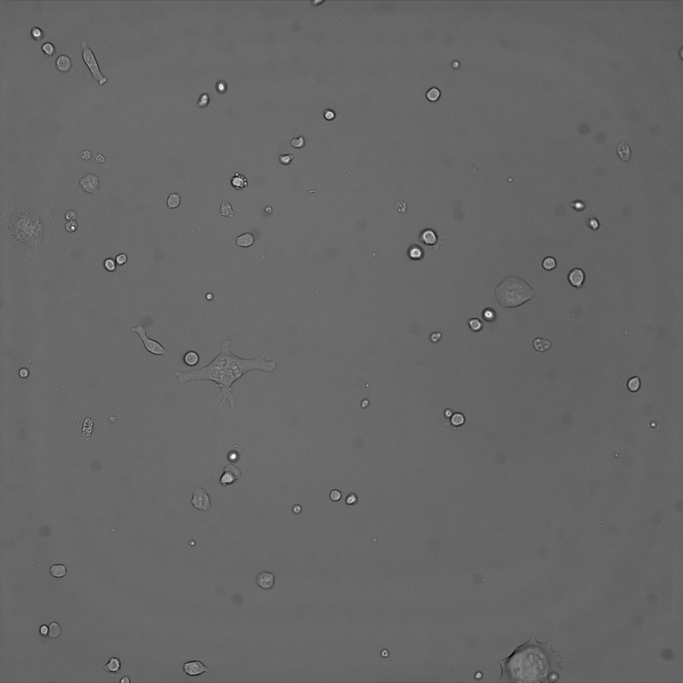
#> input picture aiSEGcell_supplement/aiSEGcell_sourcedata_scripts_software/sourcedata_analysis_scripts/fig3/e/images/210824YZ12_p0004_t00001_z001.png, 2048 x 2048 px (shown at 1/3 size); its folder holds 3 pictures in this run
$ python fig3e.py
#> lines starting #> are read from the running program, lines starting #| are printed output that depends on the picture; after the words box and inside, x2 and y2 are one past the last pixel; in counts of white or black regions, pixels touching at a corner belong together; pictures that were not available may be replaced by others from this repository, and a replacement may not be noted
import glob
import os

from skimage import io, exposure

# define output directory
path_out = '../../output/fig3/e/'
for subdir in ['bf', 'flu', 'gt', 'pred', 'pred_retrained']:
    os.makedirs(os.path.join(path_out, subdir), exist_ok=True)
    os.makedirs(os.path.join(path_out, 'zoomin', subdir), exist_ok=True)

# collect all images
bf_paths  = glob.glob('./images/*.png')
flu_paths  = glob.glob('./nuc/*.png')
gt_paths  = glob.glob('./gt/*.png')
pred_paths  = glob.glob('./pred/*.png')
pred_retrained_paths  = glob.glob('./pred_retrained/*.png')

# sort paths
bf_paths.sort()
flu_paths.sort()
gt_paths.sort()
pred_paths.sort()
pred_retrained_paths.sort()

# assign crop bounding boxes per image
crops = {
        '210824YZ12_p0004_t00001_z001.png': [435, 156, 1287, 1008], #y_top, x_left, y_bottom, x_right, #852x852
        '210824YZ12_p0014_t00001_z001.png': [624, 401, 1476, 1253],
        '210824YZ12_p0027_t00001_z001.png': [468, 657, 1320, 1509],
        }

# load and crop images and collect min and max intensities
bp_wp_bf = {
        '210824YZ12_p0004_t00001_z001.png': [55, 138],
        '210824YZ12_p0014_t00001_z001.png': [75, 133],
        '210824YZ12_p0027_t00001_z001.png': [49, 135],
        }
bp_wp_flu = {
        '210824YZ12_p0004_t00001_z001.png': [10, 23],
        '210824YZ12_p0014_t00001_z001.png': [0, 143],
        '210824YZ12_p0027_t00001_z001.png': [10, 81],
        }
zoom_ins = {
        '210824YZ12_p0004_t00001_z001.png': [370, 510, 670, 810], #x_left, y_top, x_right, y_bottom, 300x300
        '210824YZ12_p0014_t00001_z001.png': [99, 472, 399, 772],
        '210824YZ12_p0027_t00001_z001.png': [249, 528, 549, 828],
        }

for bf_path, flu_path, gt_path, pred_path, pred_retrained_path in zip(bf_paths, flu_paths, gt_paths, pred_paths, pred_retrained_paths):
    bf = io.imread(bf_path)
#> bf is the input picture: shape (2048, 2048); min 0, max 255, mean 103.5
    flu = io.imread(flu_path)
    gt = io.imread(gt_path)
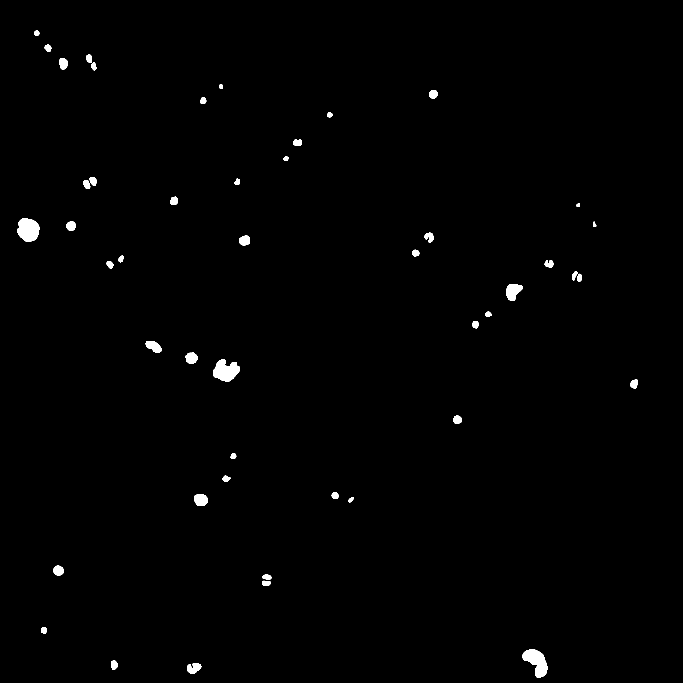
#> input picture aiSEGcell_supplement/aiSEGcell_sourcedata_scripts_software/sourcedata_analysis_scripts/fig3/e/gt/210824YZ12_p0004_t00001_z001.png, 2048 x 2048 px (shown at 1/3 size)
#> gt: shape (2048, 2048); 0.72% white; 47 white regions, largest, box (x1, y1, x2, y2) and area: (51, 655, 118, 726) 3606, (1567, 1948, 1642, 2032) 3599, (639, 1078, 719, 1145) 3520
    pred = io.imread(pred_path)
    pred_retrained = io.imread(pred_retrained_path)

    # crop images
    bf = bf[crops[os.path.basename(bf_path)][0]:crops[os.path.basename(bf_path)][2],
            crops[os.path.basename(bf_path)][1]:crops[os.path.basename(bf_path)][3]]
#> bf: shape (852, 852)
    flu = flu[crops[os.path.basename(flu_path)][0]:crops[os.path.basename(flu_path)][2],
              crops[os.path.basename(flu_path)][1]:crops[os.path.basename(flu_path)][3]]
    gt = gt[crops[os.path.basename(gt_path)][0]:crops[os.path.basename(gt_path)][2],
            crops[os.path.basename(gt_path)][1]:crops[os.path.basename(gt_path)][3]]
#> gt: shape (852, 852); 1.3% white; 13 white regions, largest, box (x1, y1, x2, y2) and area: (483, 643, 563, 710) 3520, (281, 588, 329, 623) 1074, (400, 622, 438, 657) 946
    pred = pred[crops[os.path.basename(pred_path)][0]:crops[os.path.basename(pred_path)][2],
                crops[os.path.basename(pred_path)][1]:crops[os.path.basename(pred_path)][3]]
    pred_retrained = pred_retrained[crops[os.path.basename(pred_retrained_path)][0]:crops[os.path.basename(pred_retrained_path)][2],
                crops[os.path.basename(pred_retrained_path)][1]:crops[os.path.basename(pred_retrained_path)][3]]

    # adjust min/max intensities
    img_name = os.path.basename(bf_path)
    bf = exposure.rescale_intensity(bf, in_range=(bp_wp_bf[img_name][0], bp_wp_bf[img_name][1]), out_range=(0, 255))
    flu = exposure.rescale_intensity(flu, in_range=(bp_wp_flu[img_name][0], bp_wp_flu[img_name][1]), out_range=(0, 255))

    # generate zoom in crops
    bf_zoom = bf[zoom_ins[img_name][1]:zoom_ins[img_name][3],zoom_ins[img_name][0]:zoom_ins[img_name][2]]
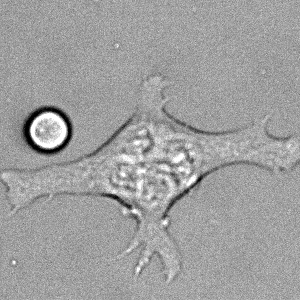
#> bf_zoom: shape (300, 300) float64; min 0, max 255, mean 159.7
    flu_zoom = flu[zoom_ins[img_name][1]:zoom_ins[img_name][3],zoom_ins[img_name][0]:zoom_ins[img_name][2]]
#> flu_zoom: shape (300, 300) float64; every value is 255
    gt_zoom = gt[zoom_ins[img_name][1]:zoom_ins[img_name][3],zoom_ins[img_name][0]:zoom_ins[img_name][2]]
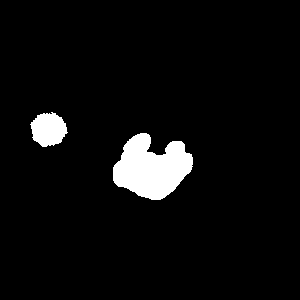
#> gt_zoom: shape (300, 300); 5% white; 2 white regions, box (x1, y1, x2, y2) and area: (113, 133, 193, 200) 3520, (30, 112, 68, 147) 946
    pred_zoom = pred[zoom_ins[img_name][1]:zoom_ins[img_name][3],zoom_ins[img_name][0]:zoom_ins[img_name][2]]
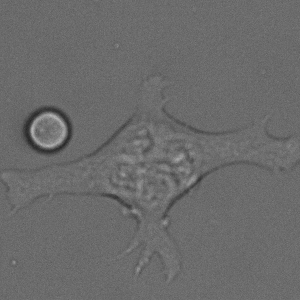
#> pred_zoom: shape (300, 300); min 37, max 182, mean 107.1
    pred_retrained_zoom = pred_retrained[zoom_ins[img_name][1]:zoom_ins[img_name][3],zoom_ins[img_name][0]:zoom_ins[img_name][2]]

    # save zoom in crops
    io.imsave(os.path.join(path_out, 'zoomin', 'bf', img_name), bf_zoom.astype('uint8'))
    io.imsave(os.path.join(path_out, 'zoomin', 'flu', img_name), flu_zoom.astype('uint8'))
    io.imsave(os.path.join(path_out, 'zoomin', 'gt', img_name), gt_zoom.astype('uint8'))
    io.imsave(os.path.join(path_out, 'zoomin', 'pred', img_name), pred_zoom.astype('uint8'))
    io.imsave(os.path.join(path_out, 'zoomin', 'pred_retrained', img_name), pred_retrained_zoom.astype('uint8'))

    # draw white square around zoom_ins
    x1 = zoom_ins[img_name][0] - 1
    x2 = zoom_ins[img_name][2] + 1
    y1 = zoom_ins[img_name][1] - 1
    y2 = zoom_ins[img_name][3] + 1

    x1 = max(x1, 0)
    x2 = min(x2, bf.shape[1] - 1)
#> x2 = 671
    y1 = max(y1, 0)
    y2 = min(y2, bf.shape[0] - 1)
#> y2 = 811

    bf[y1:y2,x1] = 255
    bf[y1:y2,x2] = 255
    bf[y1,x1:x2] = 255
    bf[y2,x1:x2] = 255
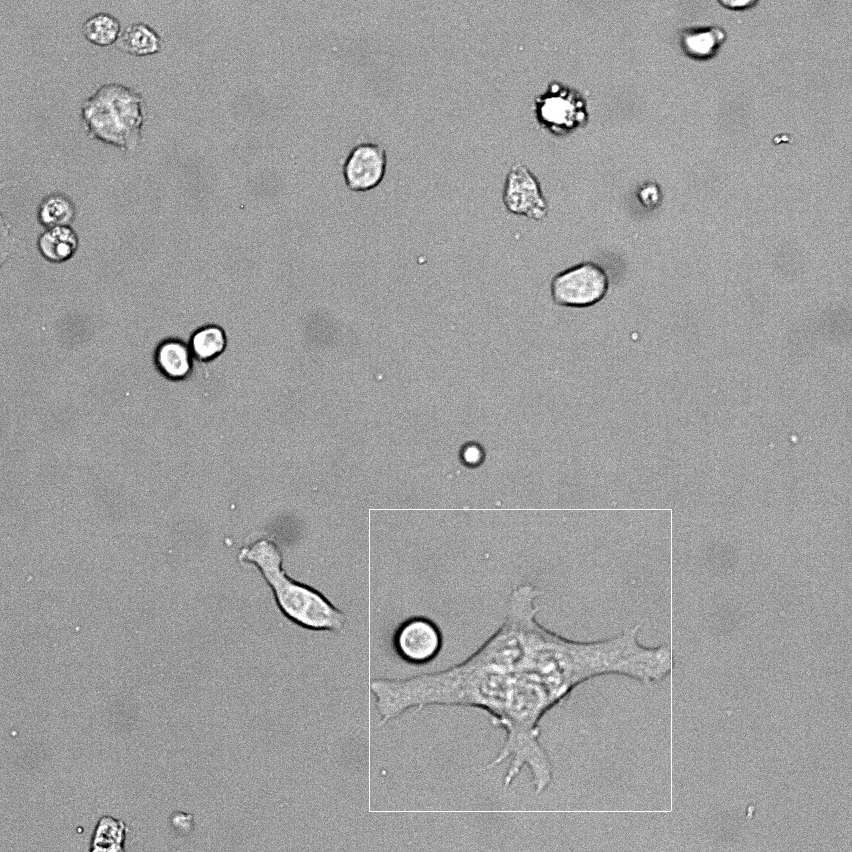
#> bf: shape (852, 852) float64; min 0, max 255, mean 158.7

    flu[y1:y2,x1] = 255
    flu[y1:y2,x2] = 255
    flu[y1,x1:x2] = 255
    flu[y2,x1:x2] = 255

    gt[y1:y2,x1] = 255
    gt[y1:y2,x2] = 255
    gt[y1,x1:x2] = 255
    gt[y2,x1:x2] = 255
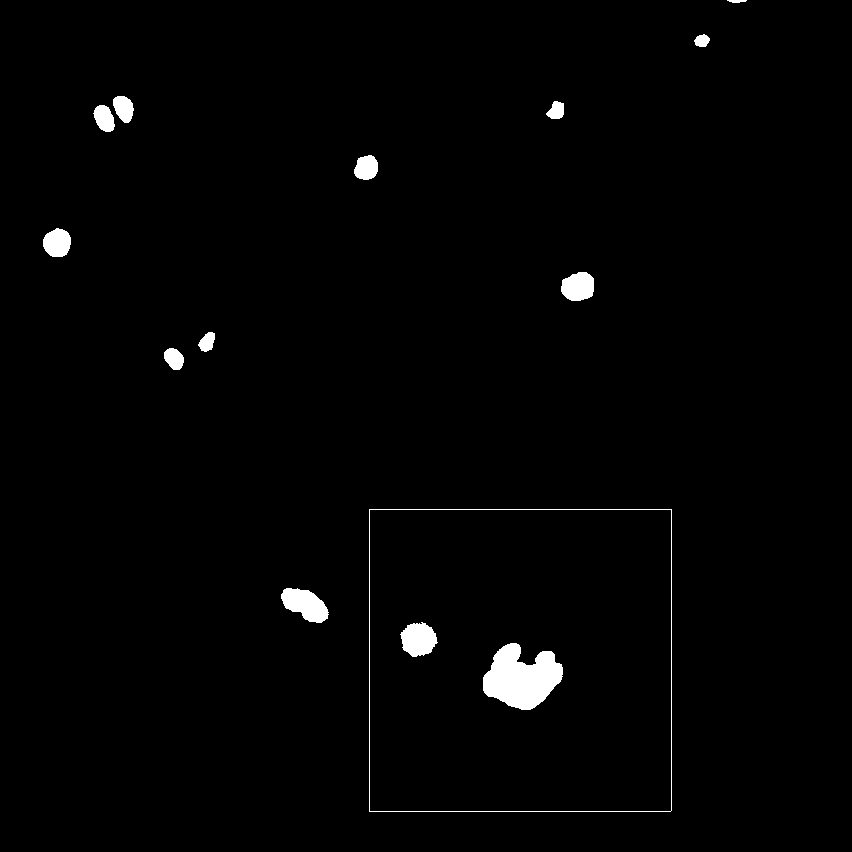
#> gt: shape (852, 852); 1.4% white; 14 white regions, largest, box (x1, y1, x2, y2) and area: (483, 643, 563, 710) 3520, (369, 509, 672, 812) 1207, (281, 588, 329, 623) 1074

    pred[y1:y2,x1] = 255
    pred[y1:y2,x2] = 255
    pred[y1,x1:x2] = 255
    pred[y2,x1:x2] = 255
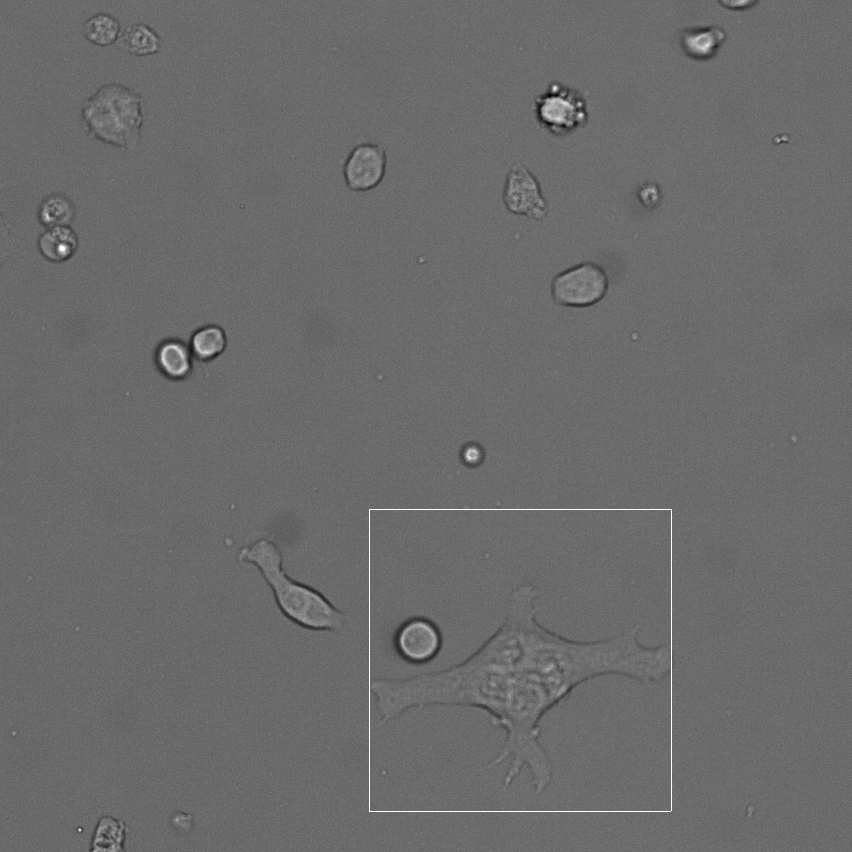
#> pred: shape (852, 852); min 0, max 255, mean 106.9

    pred_retrained[y1:y2,x1] = 255
    pred_retrained[y1:y2,x2] = 255
    pred_retrained[y1,x1:x2] = 255
    pred_retrained[y2,x1:x2] = 255

    # save crops
    io.imsave(os.path.join(path_out, 'bf', img_name), bf.astype('uint8'))
    io.imsave(os.path.join(path_out, 'flu', img_name), flu.astype('uint8'))
    io.imsave(os.path.join(path_out, 'gt', img_name), gt.astype('uint8'))
    io.imsave(os.path.join(path_out, 'pred', img_name), pred.astype('uint8'))
    io.imsave(os.path.join(path_out, 'pred_retrained', img_name), pred_retrained.astype('uint8'))
